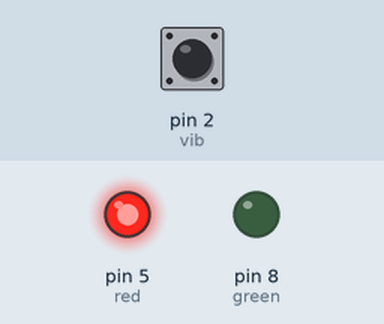
Simulated run of this sketch. Board: Arduino Uno, built with avr-gcc and run on an emulated ATmega328P. Shown: output pins drawn as LEDs (lit = HIGH). The inputs (shaded band) are chosen by the test bench; at power-on: pin 2 (vib) HIGH. What the sketch prints to the serial monitor is not drawn.

Above: at 1.2 s.
1.3 s: pin 2 (vib) pulled LOW for 0.15 s
At 1.37 s:
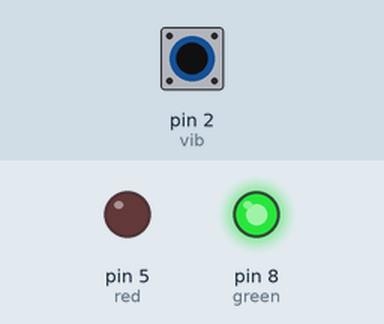
2.9 s: pin 2 (vib) pulled LOW for 3.2 s
At 6.9 s:
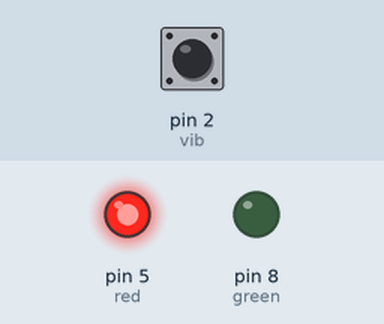
Timing chart, 0 to 8.4 s (numbered marks = the images above; inputs shaded):
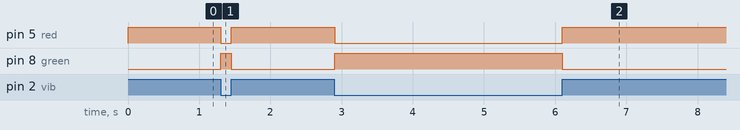

Measured:
- after the input at 1.3 s, pin 5 (red): HIGH → LOW at once, → HIGH 0.15 s later; pin 8 (green): LOW → HIGH at once, → LOW 0.15 s later
- after the input at 2.9 s, pin 5 (red): HIGH → LOW at once, → HIGH 3.2 s later; pin 8 (green): LOW → HIGH at once, → LOW 3.2 s later

The sketch:

Vibrational_tilt_switch.ino
```cpp
int green=8;
int red=5;
int vib=2;
int vibv;
int wait=100;

void setup() {
  // put your setup code here, to run once:
pinMode(vib, INPUT);
digitalWrite(vib, HIGH);
pinMode(green,OUTPUT);
pinMode(red,OUTPUT);
Serial.begin(9600);
}

void loop() {
  // put your main code here, to run repeatedly:
vibv= digitalRead(vib);
if(vibv==1){
  digitalWrite(red, HIGH);
    digitalWrite(green, LOW);
}
else if(vibv==0){
  digitalWrite(green, HIGH);
  digitalWrite(red,LOW);
}
Serial.println(vibv);
}
```
